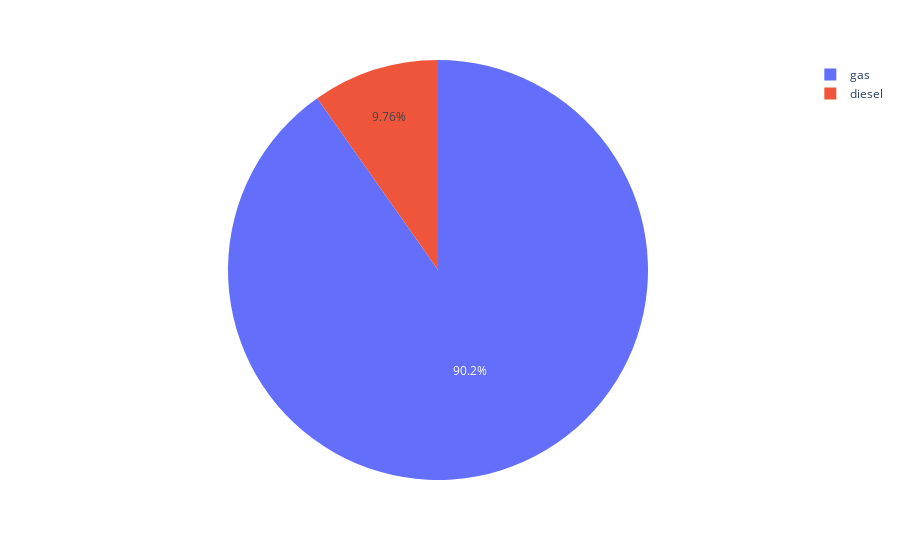

This figure's notebook cell:
### Code cell
px.pie(car['fueltype'].value_counts(),values='count',names=['gas','diesel'])

### Figure 1 — Plotly figure (JSON) as saved in the notebook; plotly's stock layout.template omitted (floating-point values rounded to 4 significant figures)
{"data": [{"domain": {"x": [0, 1], "y": [0, 1]}, "hovertemplate": "label=%{label}<br>count=%{value}<extra></extra>", "labels": ["gas", "diesel"], "legendgroup": "", "name": "", "showlegend": true, "type": "pie", "values": [185, 20]}], "layout": {"autosize": true, "legend": {"tracegroupgap": 0}, "margin": {"t": 60}}}
